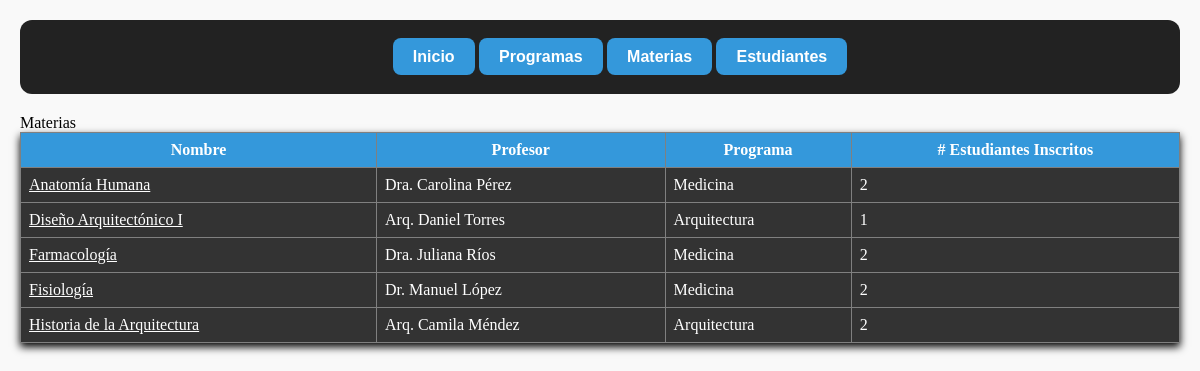
Screenshot of /materias/ with the database file from the repository.
### estudiantes/models.py (models this page shows, shortened)
class Materia(models.Model):
    nombre = models.CharField(max_length=100)
    profesor = models.CharField(max_length=100)
    programa = models.ForeignKey(
        Programa,
        on_delete=models.CASCADE,
        related_name="materias"
    )

class Programa(models.Model):
    ESTADOS = [
        ("ACTIVO", "Activo"),
        ("INACTIVO", "Inactivo"),
        ("EN_REVISION", "En revisión"),
        ("CERRADO", "Cerrado"),
    ]
    nombre = models.CharField(max_length=150)
    descripcion = models.TextField(blank=True)
    estado = models.CharField(max_length=15, choices=ESTADOS, default="ACTIVO")

### estudiantes/views.py (the view)
# urls.py: path("materias/", views.lista_materias, name="lista_materias"),
def lista_materias(request):
    materias = Materia.objects.select_related("programa").all().order_by("nombre")
    return render(request, "estudiantes/lista_materias.html", {"materias": materias})

### estudiantes/templates/estudiantes/lista_materias.html (shortened to what this page needs)
{% extends "estudiantes/base.html" %}
{% block content %}
<a style="font-family: Trebuchet MS", Lucida, Arial, sans-serif;
<h1>Materias</h1>
<table border="1" cellpadding="8" cellspacing="0" style="border-collapse: collapse; width: 100%; color: #fff; background-color: #333; box-shadow: 0 4px 8px rgba(0, 0, 0, 3);">
    <thead style="background-color: #3498db;">
        <tr>
            <th>Nombre</th>
            <th>Profesor</th>
            <th>Programa</th>
            <th># Estudiantes Inscritos</th>
        </tr>
    </thead>
    <tbody>
        {% for mat in materias %}
        <tr>
            <td>
                <a style="color: #fff;" href="{% url 'estudiantes:detalle_materia' mat.pk %}">
                    {{ mat.nombre }}
                </a>
            </td>
            <td>{{ mat.profesor }}</td>
            <td>{{ mat.programa.nombre }}</td>
            <td>{{ mat.estudiantes.count }}</td>
        </tr>
        {% empty %}
        <tr>
            <td colspan="4">No hay materias registradas.</td>
        </tr>
        {% endfor %}
    </tbody>
</table>
{% endblock %}

### estudiantes/static/css/main.css (style rules this page uses)
body { font-family: "Trebuchet MS", Lucida, Arial, sans-serif; margin: 20px; background-color: #f9f9f9; color: #000000; }
table { background-color: #333; color: #721c24; }

### rows the page displays
Materia: nombre "Anatomía Humana", profesor "Dra. Carolina Pérez", programa.nombre "Medicina", estudiantes.count "2"
Materia: nombre "Diseño Arquitectónico I", profesor "Arq. Daniel Torres", programa.nombre "Arquitectura", estudiantes.count "1"
Materia: nombre "Farmacología", profesor "Dra. Juliana Ríos", programa.nombre "Medicina", estudiantes.count "2"
Materia: nombre "Fisiología", profesor "Dr. Manuel López", programa.nombre "Medicina", estudiantes.count "2"
Materia: nombre "Historia de la Arquitectura", profesor "Arq. Camila Méndez", programa.nombre "Arquitectura", estudiantes.count "2"
